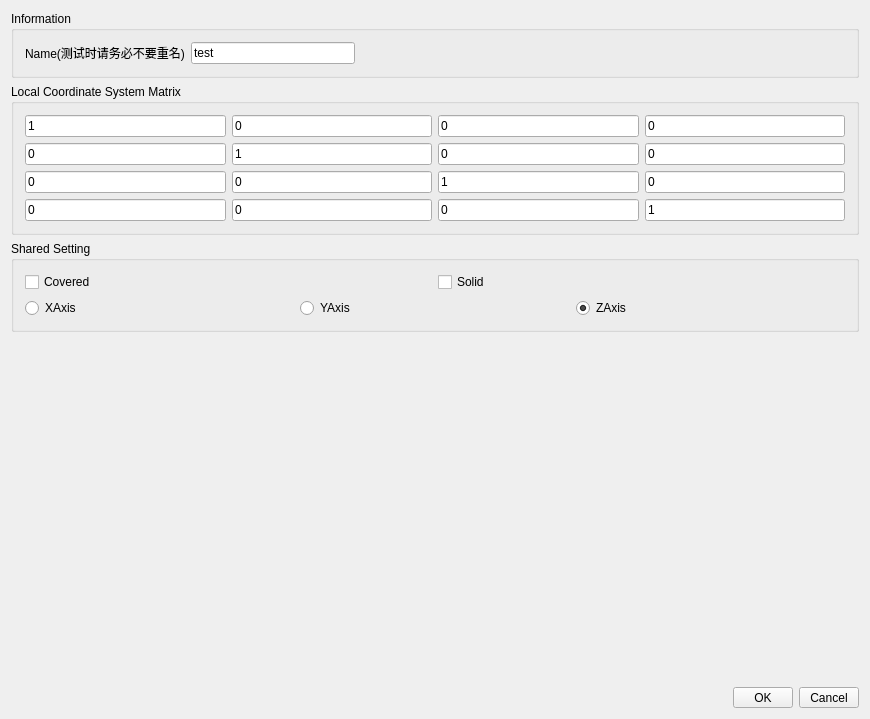
<?xml version="1.0" encoding="UTF-8"?>
<ui version="4.0">
 <class>DrawModelDlg</class>
 <widget class="QDialog" name="DrawModelDlg">
  <property name="geometry">
   <rect>
    <x>0</x>
    <y>0</y>
    <width>870</width>
    <height>719</height>
   </rect>
  </property>
  <property name="sizePolicy">
   <sizepolicy hsizetype="Preferred" vsizetype="Minimum">
    <horstretch>0</horstretch>
    <verstretch>0</verstretch>
   </sizepolicy>
  </property>
  <property name="windowTitle">
   <string>DrawModelDlg</string>
  </property>
  <layout class="QVBoxLayout" name="verticalLayout" stretch="0,0,0,1,0">
   <item>
    <widget class="QGroupBox" name="groupBox">
     <property name="title">
      <string>Information</string>
     </property>
     <layout class="QGridLayout" name="gridLayout_2">
      <item row="0" column="0">
       <widget class="QLabel" name="label_8">
        <property name="text">
         <string>Name(测试时请务必不要重名)</string>
        </property>
       </widget>
      </item>
      <item row="0" column="4">
       <spacer name="horizontalSpacer_3">
        <property name="orientation">
         <enum>Qt::Horizontal</enum>
        </property>
        <property name="sizeHint" stdset="0">
         <size>
          <width>40</width>
          <height>20</height>
         </size>
        </property>
       </spacer>
      </item>
      <item row="0" column="3">
       <spacer name="horizontalSpacer_4">
        <property name="orientation">
         <enum>Qt::Horizontal</enum>
        </property>
        <property name="sizeHint" stdset="0">
         <size>
          <width>40</width>
          <height>20</height>
         </size>
        </property>
       </spacer>
      </item>
      <item row="0" column="1">
       <widget class="QLineEdit" name="lineEdit_name">
        <property name="text">
         <string>test</string>
        </property>
       </widget>
      </item>
      <item row="0" column="2">
       <spacer name="horizontalSpacer_5">
        <property name="orientation">
         <enum>Qt::Horizontal</enum>
        </property>
        <property name="sizeHint" stdset="0">
         <size>
          <width>40</width>
          <height>20</height>
         </size>
        </property>
       </spacer>
      </item>
     </layout>
    </widget>
   </item>
   <item>
    <widget class="QGroupBox" name="groupBox_matrix">
     <property name="title">
      <string>Local Coordinate System Matrix</string>
     </property>
     <layout class="QGridLayout" name="gridLayout_3">
      <item row="0" column="3">
       <widget class="QLineEdit" name="lineEdit_4">
        <property name="text">
         <string>0</string>
        </property>
       </widget>
      </item>
      <item row="3" column="3">
       <widget class="QLineEdit" name="lineEdit_16">
        <property name="text">
         <string>1</string>
        </property>
       </widget>
      </item>
      <item row="0" column="1">
       <widget class="QLineEdit" name="lineEdit_2">
        <property name="text">
         <string>0</string>
        </property>
       </widget>
      </item>
      <item row="1" column="1">
       <widget class="QLineEdit" name="lineEdit_6">
        <property name="text">
         <string>1</string>
        </property>
       </widget>
      </item>
      <item row="2" column="0">
       <widget class="QLineEdit" name="lineEdit_9">
        <property name="text">
         <string>0</string>
        </property>
       </widget>
      </item>
      <item row="0" column="2">
       <widget class="QLineEdit" name="lineEdit_3">
        <property name="text">
         <string>0</string>
        </property>
       </widget>
      </item>
      <item row="3" column="0">
       <widget class="QLineEdit" name="lineEdit_13">
        <property name="text">
         <string>0</string>
        </property>
       </widget>
      </item>
      <item row="1" column="3">
       <widget class="QLineEdit" name="lineEdit_8">
        <property name="text">
         <string>0</string>
        </property>
       </widget>
      </item>
      <item row="3" column="1">
       <widget class="QLineEdit" name="lineEdit_14">
        <property name="text">
         <string>0</string>
        </property>
       </widget>
      </item>
      <item row="3" column="2">
       <widget class="QLineEdit" name="lineEdit_15">
        <property name="text">
         <string>0</string>
        </property>
       </widget>
      </item>
      <item row="1" column="0">
       <widget class="QLineEdit" name="lineEdit_5">
        <property name="text">
         <string>0</string>
        </property>
       </widget>
      </item>
      <item row="2" column="2">
       <widget class="QLineEdit" name="lineEdit_11">
        <property name="text">
         <string>1</string>
        </property>
       </widget>
      </item>
      <item row="0" column="0">
       <widget class="QLineEdit" name="lineEdit_1">
        <property name="text">
         <string>1</string>
        </property>
       </widget>
      </item>
      <item row="1" column="2">
       <widget class="QLineEdit" name="lineEdit_7">
        <property name="text">
         <string>0</string>
        </property>
       </widget>
      </item>
      <item row="2" column="1">
       <widget class="QLineEdit" name="lineEdit_10">
        <property name="text">
         <string>0</string>
        </property>
       </widget>
      </item>
      <item row="2" column="3">
       <widget class="QLineEdit" name="lineEdit_12">
        <property name="text">
         <string>0</string>
        </property>
       </widget>
      </item>
     </layout>
    </widget>
   </item>
   <item>
    <widget class="QGroupBox" name="groupBox_2">
     <property name="title">
      <string>Shared Setting</string>
     </property>
     <layout class="QVBoxLayout" name="verticalLayout_2">
      <item>
       <layout class="QHBoxLayout" name="horizontalLayout_3">
        <item>
         <widget class="QCheckBox" name="checkBox_covered">
          <property name="text">
           <string>Covered</string>
          </property>
         </widget>
        </item>
        <item>
         <widget class="QCheckBox" name="checkBox_solid">
          <property name="text">
           <string>Solid</string>
          </property>
         </widget>
        </item>
       </layout>
      </item>
      <item>
       <layout class="QHBoxLayout" name="horizontalLayout_2">
        <item>
         <widget class="QRadioButton" name="radioButton_XAxis">
          <property name="text">
           <string>XAxis</string>
          </property>
         </widget>
        </item>
        <item>
         <widget class="QRadioButton" name="radioButton_YAxis">
          <property name="text">
           <string>YAxis</string>
          </property>
         </widget>
        </item>
        <item>
         <widget class="QRadioButton" name="radioButton_ZAxis">
          <property name="text">
           <string>ZAxis</string>
          </property>
          <property name="checked">
           <bool>true</bool>
          </property>
         </widget>
        </item>
       </layout>
      </item>
     </layout>
    </widget>
   </item>
   <item>
    <widget class="QWidget" name="widget" native="true"/>
   </item>
   <item>
    <layout class="QHBoxLayout" name="horizontalLayout">
     <item>
      <spacer name="horizontalSpacer">
       <property name="orientation">
        <enum>Qt::Horizontal</enum>
       </property>
       <property name="sizeHint" stdset="0">
        <size>
         <width>40</width>
         <height>20</height>
        </size>
       </property>
      </spacer>
     </item>
     <item>
      <widget class="QToolButton" name="toolButton_ok">
       <property name="sizePolicy">
        <sizepolicy hsizetype="Preferred" vsizetype="Fixed">
         <horstretch>0</horstretch>
         <verstretch>0</verstretch>
        </sizepolicy>
       </property>
       <property name="minimumSize">
        <size>
         <width>60</width>
         <height>0</height>
        </size>
       </property>
       <property name="text">
        <string>OK</string>
       </property>
       <property name="shortcut">
        <string>Return</string>
       </property>
      </widget>
     </item>
     <item>
      <widget class="QToolButton" name="toolButton_cancel">
       <property name="sizePolicy">
        <sizepolicy hsizetype="Fixed" vsizetype="Fixed">
         <horstretch>40</horstretch>
         <verstretch>0</verstretch>
        </sizepolicy>
       </property>
       <property name="minimumSize">
        <size>
         <width>60</width>
         <height>0</height>
        </size>
       </property>
       <property name="text">
        <string>Cancel</string>
       </property>
      </widget>
     </item>
    </layout>
   </item>
  </layout>
 </widget>
 <layoutdefault spacing="6" margin="11"/>
 <resources/>
 <connections>
  <connection>
   <sender>toolButton_cancel</sender>
   <signal>clicked()</signal>
   <receiver>DrawModelDlg</receiver>
   <slot>reject()</slot>
   <hints>
    <hint type="sourcelabel">
     <x>341</x>
     <y>197</y>
    </hint>
    <hint type="destinationlabel">
     <x>157</x>
     <y>199</y>
    </hint>
   </hints>
  </connection>
 </connections>
</ui>
